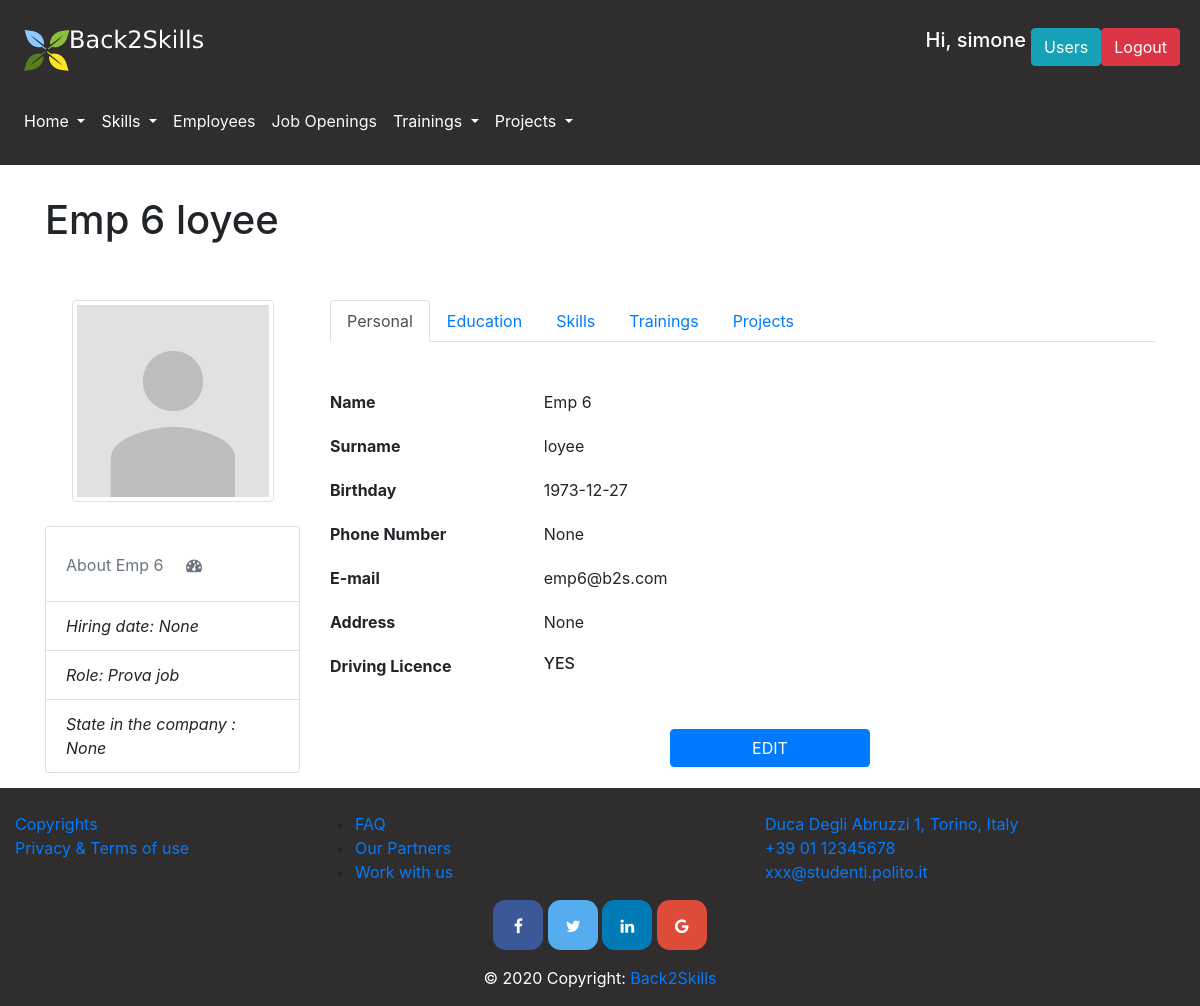
/employee/6 (signed in), run on an earlier commit of the app's database.
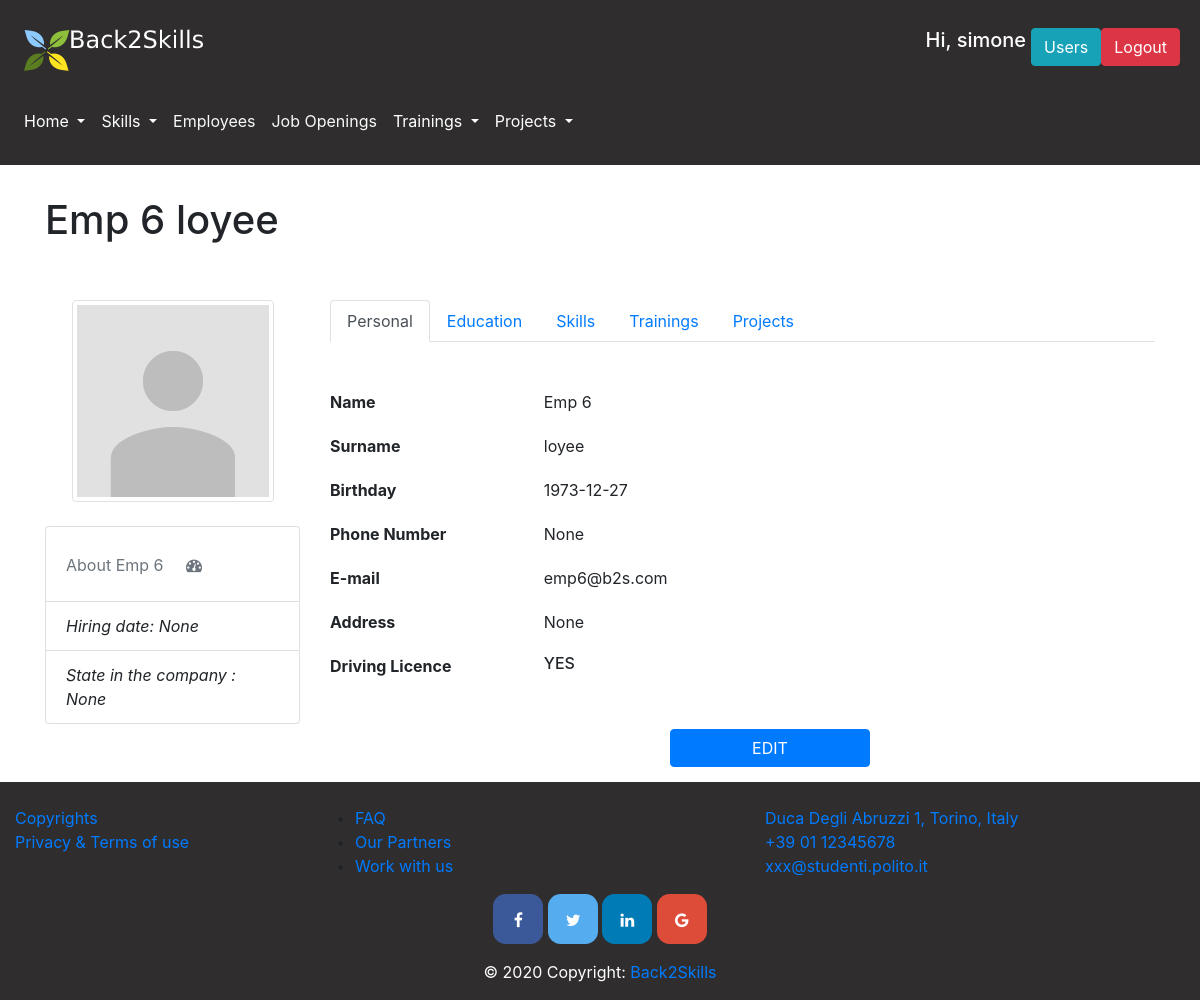
And on a later commit of the database.
### database.py (models this page shows, shortened)
class Role(db.Model):
    __tablename__ = 'role'
    id = db.Column(db.Integer, primary_key=True)
    name = db.Column(db.String)
    description = db.Column(db.String)
    employee = db.relationship("Employee")
    skill = db.relationship("Skill", secondary="role_skill")

### app.py (the view)
@app.route('/employee/<int:id>')
@login_required
def employee(id):
    message = request.args.get("message")
    employee = get_employee_by_id(id)
    trainings = get_trainings_of_employee(id)
    projects = get_projects_of_employee(id)
    past_projects, past_supervisors = get_past_projects()
    current_projects, current_supervisors = get_current_projects()
    print projects
    print past_projects
    print current_projects
    skills = get_skills_of_employee(id)
    roles = get_roles()
    list_hard = []
    list_soft = []
    past_emp_pjs = []
    current_emp_pjs = []
    evaluations = []
    for skill in skills:
        score = get_gradeofskill_by_emp_skill(id, skill.id)
        if skill.type == 'Hard':
            list_hard.append((skill, score))
        elif skill.type == 'Soft':
            list_soft.append((skill, score))
    for project in projects:
        if project in past_projects:
            for tupla in employee.project_role:
                role_id = tupla.role_id
                evaluations = get_evaluation_by_proj_emp_role(project.id, employee.id, role_id)
            past_emp_pjs.append((project, evaluations))
        elif project in current_projects:
            current_emp_pjs.append(project)
    return render_template('employee.html', employee=employee, trainings=trainings, projects=projects,
                           list_hard=list_hard, list_soft=list_soft, past_emp_pjs=past_emp_pjs,
                           current_emp_pjs=current_emp_pjs, message=message, roles=roles)

### app.py (called while the page is built)
@app.after_request
def add_header(r):
    r.headers["Cache-Control"] = "no-cache, no-store, must-revalidate"
    r.headers["Pragma"] = "no-cache"
    r.headers["Expires"] = "0"
    r.headers['Cache-Control'] = 'public, max-age=0'
    return r

@login_manager.user_loader
def load_user(user_id):
    return get_user_by_id(user_id)

### database.py (called while the page is built)
def get_employee_by_id(emp_id):
    return Employee.query.filter(Employee.id==emp_id).first()

def get_project_by_id(prj_id):
    return Project.query.filter(Project.id==prj_id).first()

def get_past_projects():
    past_prj=Project.query.filter(Project.ending_date < datetime.date.today()).all()
    supervisors = []
    for prj in past_prj:
        if prj.supervisor:
            supervisors.append(get_employee_by_id(prj.supervisor))
    supervisors = list(dict.fromkeys(supervisors))
    return past_prj, supervisors

def get_current_projects():
    curr_prj=Project.query.filter(Project.ending_date >= datetime.date.today()).all()
    supervisors = []
    for prj in curr_prj:
        if prj.supervisor:
            supervisors.append(get_employee_by_id(prj.supervisor))
    supervisors = list(dict.fromkeys(supervisors))
    return curr_prj, supervisors

### templates/employee.html (shortened to what the changed rows need)
{% extends "layout.html" %}
{% block pageContent %}
    <div class="container">
        <div class="row mt-3">
            {% if employee == None %}
                <div class="col-sm-10"><h1>No Employee </h1></div>
            {% elif employee!=None %}
                <div class="col-sm-10"><h1>{{ employee.name }} {{ employee.surname }}</h1></div>
            {% endif %}
        </div>
        <div class="row mt-5">
            <div class="col-sm-3">
                </hr><br>
                <ul class="list-group">
                    {% for role in roles %}
                        {% if  role.id==employee.role%}
                            <li class="list-group-item text-left"><span class="pull-left"><em> Role: {{ role.name }}</em></span></li>
                        {% endif  %}
                    {% endfor %}
                </ul>
            </div>
        </div>
    </div>
{% endblock %}

What changed in the data, as far as the page shows it:
removed Role: name "Prova job"
